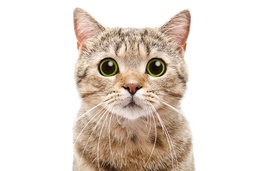
#> input picture cat.jpg, 256 x 171 px, shrunk from 630 x 422 before the run
$ python 'Arnold'"'"'s Cat Mapping Generator.py'
#> lines starting #> are read from the running program, lines starting #| are printed output that depends on the picture
#!/usr/bin/env python
# coding: utf-8

# In[ ]:


# Package needed
import numpy as np
from PIL import Image # or cv2
import imageio
import os


# In[ ]:


# Read original image
image = Image.open('cat.jpg')
#> image is the input picture: PIL image 256x171 RGB; mean R, G, B 227.7, 217.3, 208.3


# In[ ]:


# Check image size
# Because the image size need to be represented as N x N matrix, so we needed to reshape the image to N x N
np.array(image).shape


# In[ ]:


# If your original pic is already square size, you could skip the below procedure
def make_square(image, min_size=256, fill_color=(0, 0, 0, 0)):
#> called with min_size = 256, fill_color = (0, 0, 0, 0)
    x, y = image.size
#> x = 256; y = 171
    size = max(min_size, x, y)
#> size = 256
    new_image = Image.new('RGBA', (size, size), fill_color)
#> new_image: PIL image 256x256 RGBA; every value is 0
    new_image.paste(image, (int((size - x) / 2), int((size - y) / 2)))
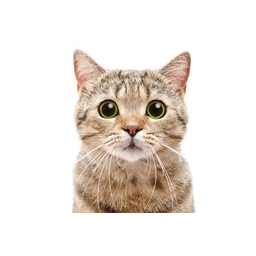
#> new_image: PIL image 256x256 RGBA; mean R, G, B, A 152.1, 145.1, 139.1, 170.3; transparent parts drawn white
    return new_image


# In[ ]:


image = make_square(image)


# In[ ]:


# Check image size is squared
np.array(image).shape


# In[ ]:


# Save image for mapping
image = image.save('Catmap.png')


# In[ ]:


# Creating mapping images
image = np.array(Image.open("Catmap.png"))
N = image.shape[0]
#> N = 256
x,y = np.meshgrid(range(N), range(N))

x_m = (2*x+y) % N
y_m = (x+y) % N

for i in range(N+1):
    output_images = Image.fromarray(image)
    output_images.save("catmap_%03d.png" % i)
    image = image[x_m,y_m]
#> this loop made 257 passes
#> pass 1, `image = image[x_m,y_m]`:
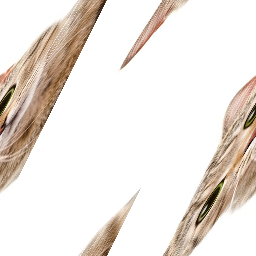
#> image: shape (256, 256, 4); mean R, G, B, A 152.1, 145.1, 139.1, 170.3; transparent parts drawn white
#> pass 2, `image = image[x_m,y_m]`:
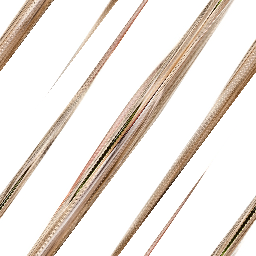
#> image: shape (256, 256, 4); mean R, G, B, A 152.1, 145.1, 139.1, 170.3; transparent parts drawn white
#> pass 3, `image = image[x_m,y_m]`:
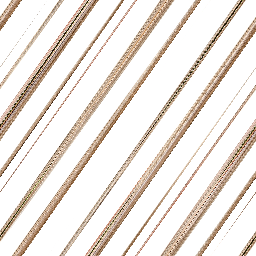
#> image: shape (256, 256, 4); mean R, G, B, A 152.1, 145.1, 139.1, 170.3; transparent parts drawn white


# In[ ]:


# Convert images to GIF
images = []
filenames = sorted((fn for fn in os.listdir('.') if fn.endswith('.png')))

for filename in filenames:
    images.append(imageio.imread(filename))
imageio.mimsave('Catmap.gif', images, duration = 0.5)  # duration = interval time
